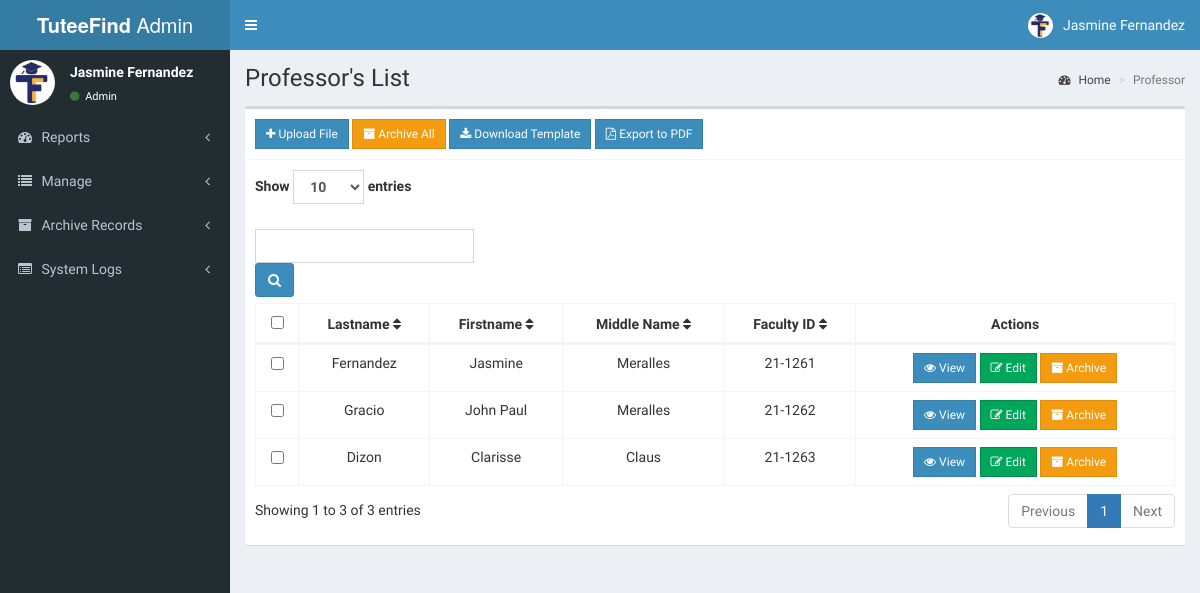
The app's page /admin/professor.php (signed in) with its own data.
### tables this page shows
CREATE TABLE `professor` (
  `id` int(11) NOT NULL,
  `firstname` varchar(30) NOT NULL,
  `lastname` varchar(30) NOT NULL,
  `middlename` varchar(20) NOT NULL,
  `age` int(11) NOT NULL,
  `faculty_id` varchar(20) NOT NULL,
  `emailaddress` varchar(50) DEFAULT NULL,
  `prof_password` varchar(250) NOT NULL,
  `prof_username` varchar(250) NOT NULL,
  `prof_photo` varchar(250) DEFAULT NULL,
  `last_login` datetime DEFAULT NULL
);

### admin/includes/session.php (called while the page is built, shortened)
<?php
	include 'includes/conn.php';
	$sql = "SELECT * FROM admin WHERE id = '".$_SESSION['admin']."'";
	$query = $conn->query($sql);
	$user = $query->fetch_assoc();
?>

### admin/professor.php (the view, shortened to what this page needs)
<?php include 'includes/session.php'; ?>
<?php include 'includes/header.php'; ?>
<?php
$search = isset($_GET['search']) ? $_GET['search'] : '';
$page = isset($_GET['page']) ? (int)$_GET['page'] : 1;
$limit = isset($_GET['limit']) ? (int)$_GET['limit'] : 10;
$offset = ($page - 1) * $limit;
$sql = "SELECT id, lastname, firstname, middlename, faculty_id FROM professor
        WHERE lastname LIKE '%$search%'
        OR firstname LIKE '%$search%'
        OR middlename LIKE '%$search%'
        OR faculty_id LIKE '%$search%'
        LIMIT $limit OFFSET $offset";
$query = $conn->query($sql);
$total_sql = "SELECT COUNT(*) as total FROM professor
              WHERE lastname LIKE '%$search%'
              OR firstname LIKE '%$search%'
              OR middlename LIKE '%$search%'
              OR faculty_id LIKE '%$search%'";
$total_result = $conn->query($total_sql);
$total_rows = $total_result->fetch_assoc()['total'];
$total_pages = ceil($total_rows / $limit);
?>
<body class="hold-transition skin-blue sidebar-mini">
<div class="wrapper">
  <?php include 'includes/navbar.php'; ?>
  <?php include 'includes/menubar.php'; ?>
  <div class="content-wrapper">
    <section class="content-header">
      <h1>Professor's List</h1>
      <ol class="breadcrumb">
        <li><a href="#"><i class="fa fa-dashboard"></i> Home</a></li>
        <li class="active">Professor</li>
      </ol>
    </section>
    <section class="content">
      <div class="row">
        <div class="col-xs-12">
          <div class="box">
            <div class="box-header with-border">
              <a href="#addnew" data-toggle="modal" class="btn btn-primary btn-sm btn-flat"><i class="fa fa-plus"></i> Upload File</a>
              <button type="button" class="btn btn-warning btn-sm archiveAll btn-flat" onclick="archiveAllSelected()"><i class="fa fa-archive"></i> Archive All</button>
              <a href="../admin/excel-templates-professor/professor.xlsx" class="btn btn-primary btn-sm btn-flat"><i class="fa fa-download"></i> Download Template</a>
              <a href="professor_pdf.php?search=<?php echo urlencode($search); ?>" class="btn btn-primary btn-sm btn-flat" target="_blank">
                <i class="fa fa-file-pdf-o"></i> Export to PDF
              </a>
            </div>
            <div class="box-body">
  <form method="GET" action="professor.php" class="form-inline d-flex justify-content-between align-items-center">
    <div class="form-group me-4">
        <label>Show
            <select name="limit" class="form-control" onchange="this.form.submit()">
                <option value="10" <?php if ($limit == 10) echo 'selected'; ?>>10</option>
            </select> entries
        </label>
        <div class="form-group me-2">
            <input type="text" name="search" placeholder="" value="<?php echo htmlspecialchars($search); ?>" class="form-control">
        </div>
        <button type="submit" class="btn btn-primary"><i class="fa fa-search"></i></button>
    </div>
      </form>
  <div id="example1_wrapper" class="dataTables_wrapper form-inline dt-bootstrap no-footer">
    <div class="row">
      <div class="col-sm-12">
        <div style="max-height: 270px; overflow-y: auto;" class="scrollable-table">
  <table id="example1" class="table table-bordered dataTable no-footer" role="grid" aria-describedby="example1_info">
  <thead>
  <tr role="row">
    <th><input type="checkbox" id="selectAll"></th>
    <th onclick="sortTable(1)">Lastname <i class="fa fa-sort" aria-hidden="true"></i></th>
    <th onclick="sortTable(2)">Firstname <i class="fa fa-sort" aria-hidden="true"></i></th>
    <th onclick="sortTable(3)">Middle Name <i class="fa fa-sort" aria-hidden="true"></i></th>
    <th onclick="sortTable(4)">Faculty ID <i class="fa fa-sort" aria-hidden="true"></i></th>
    <th>Actions</th>
  </tr>
</thead>
<tbody>
  <?php
    while ($row = $query->fetch_assoc()) {
      echo "
        <tr role='row' class='odd'>
          <td><input type='checkbox' class='selectRow' value='" . $row['id'] . "'></td>
          <td class='sorting_1'>" . htmlspecialchars($row['lastname']) . "</td>
          <td>" . htmlspecialchars($row['firstname']) . "</td>
          <td>" . htmlspecialchars($row['middlename']) . "</td>
          <td>" . htmlspecialchars($row['faculty_id']) . "</td>
          <td>
            <button class='btn btn-primary btn-sm btn-flat view' data-id='" . $row['id'] . "'><i class='fa fa-eye'></i> View</button>
            <button class='btn btn-success btn-sm edit btn-flat' data-id='" . $row['id'] . "'><i class='fa fa-edit'></i> Edit</button>
            <button class='btn btn-warning btn-sm archive btn-flat' data-id='" . $row['id'] . "'><i class='fa fa-archive'></i> Archive</button>
          </td>
        </tr>
      ";
    }
  ?>
</tbody>
  </table>
</div>
      </div>
    </div>
                <div class="row">
                  <div class="col-sm-5">
                    <div class="dataTables_info" id="example1_info" role="status" aria-live="polite">
                      Showing <?php echo ($offset + 1) . ' to ' . min($offset + $limit, $total_rows) . ' of ' . $total_rows . ' entries'; ?>
                    </div>
                  </div>
                  <div class="col-sm-7">
                    <div class="dataTables_paginate paging_simple_numbers" id="example1_paginate">
                      <ul class="pagination">
                        <li class="paginate_button previous <?php if ($page <= 1) echo 'disabled'; ?>" id="example1_previous">
                          <a href="?search=<?php echo urlencode($search); ?>&page=<?php echo $page - 1; ?>&limit=<?php echo $limit; ?>" aria-controls="example1" data-dt-idx="0" tabindex="0">Previous</a>
                        </li>
                        <?php for ($i = 1; $i <= $total_pages; $i++): ?>
                          <li class="paginate_button <?php if ($page == $i) echo 'active'; ?>">
                            <a href="?search=<?php echo urlencode($search); ?>&page=<?php echo $i; ?>&limit=<?php echo $limit; ?>" aria-controls="example1" data-dt-idx="<?php echo $i; ?>" tabindex="0"><?php echo $i; ?></a>
                          </li>
                        <?php endfor; ?>
                        <li class="paginate_button next <?php if ($page >= $total_pages) echo 'disabled'; ?>" id="example1_next">
                          <a href="?search=<?php echo urlencode($search); ?>&page=<?php echo $page + 1; ?>&limit=<?php echo $limit; ?>" aria-controls="example1" data-dt-idx="7" tabindex="0">Next</a>
                        </li>
                      </ul>
                    </div>
                  </div>
                </div>
              </div>
            </div>
          </div>
        </div>
      </div>
    </section>
  </div>
<?php include 'includes/professor_modal.php'; ?>
</div>
<?php include 'includes/scripts.php'; ?>
</body>
</html>

### admin/includes/navbar.php (shortened to what this page needs)
<header class="main-header">
  <a href="#" class="logo">
    <span class="logo-lg"><b>TuteeFind</b> Admin</span>
    </a>
  <nav class="navbar navbar-static-top">
    <a href="#" class="sidebar-toggle" data-toggle="push-menu" role="button">
    </a>
    <div class="navbar-custom-menu">
      <ul class="nav navbar-nav">
        <li class="dropdown user user-menu">
          <a href="#" class="dropdown-toggle" data-toggle="dropdown">
            <img src="<?php echo (!empty($user['photo'])) ? '../images/'.$user['photo'] : '../images/TuteeFindLogoName.jpg'; ?>" class="user-image" alt="User Image">
            <span class="hidden-xs"><?php echo $user['firstname'].' '.$user['lastname']; ?></span>
          </a>
        </li>
      </ul>
    </div>
  </nav>
</header>

### admin/includes/menubar.php (shortened to what this page needs)
<aside class="main-sidebar">
  <section class="sidebar">
    <div class="user-panel">
      <div class="pull-left image">
        <img src="<?php echo (!empty($user['photo'])) ? '../images/'.$user['photo'] : '../images/TuteeFindLogoName.jpg'; ?>" class="img-circle" alt="User Image">
      </div>
      <div class="pull-left info">
        <p><?php echo $user['firstname'].' '.$user['lastname']; ?></p>
        <a><i class="fa fa-circle text-success"></i> Admin</a>
      </div>
    </div>
    <ul class="sidebar-menu" data-widget="tree">
    <li class="treeview">
        <a href="#">
            <i class="fa fa-dashboard"></i> <span>Reports</span>
            <span class="pull-right-container">
                <i class="fa fa-angle-left pull-right"></i>
            </span>
        </a>
    </li>
    <li class="treeview">
        <a href="#">
            <i class="fa fa-list"></i> <span>Manage</span>
            <span class="pull-right-container">
                <i class="fa fa-angle-left pull-right"></i>
            </span>
        </a>
    </li>
    <li class="treeview">
        <a href="#">
            <i class="fa fa-archive"></i> <span>Archive Records</span>
            <span class="pull-right-container">
                <i class="fa fa-angle-left pull-right"></i>
            </span>
        </a>
    </li>
     <li class="treeview">
        <a href="#">
            <i class="fa fa-list-alt"></i> <span>System Logs</span>
            <span class="pull-right-container">
                <i class="fa fa-angle-left pull-right"></i>
            </span>
        </a>
    </li>
</ul>
  </section>
</aside>

### admin/professor.php (style rules this page uses)
.scrollable-table { max-height: 230px; overflow-y: auto; border-collapse: collapse; display: block; }
.scrollable-table thead { position: sticky; top: 0; background-color: #fff; z-index: 1; }
table { width: 100%; border-collapse: collapse; }
table th, table td { padding: 10px; border: 1px solid #ddd; }
table td button { padding: 5px 10px; background-color: #007bff; color: white; border: none; cursor: pointer; border-radius: 4px; }
table th { text-align: center; }
table td { text-align: center; }
table td button { display: inline-block; text-align: center; }

### records on screen
professor: lastname "Fernandez", firstname "Jasmine", middlename "Meralles", faculty "21-1261"
professor: lastname "Gracio", firstname "John Paul", middlename "Meralles", faculty "21-1262"
professor: lastname "Dizon", firstname "Clarisse", middlename "Claus", faculty "21-1263"

### other values on screen
$user['firstname'] "Jasmine"
$user['lastname'] "Fernandez"
$offset + 1 "1"
min($offset + $limit, $total_rows) "3"
$total_rows "3"
